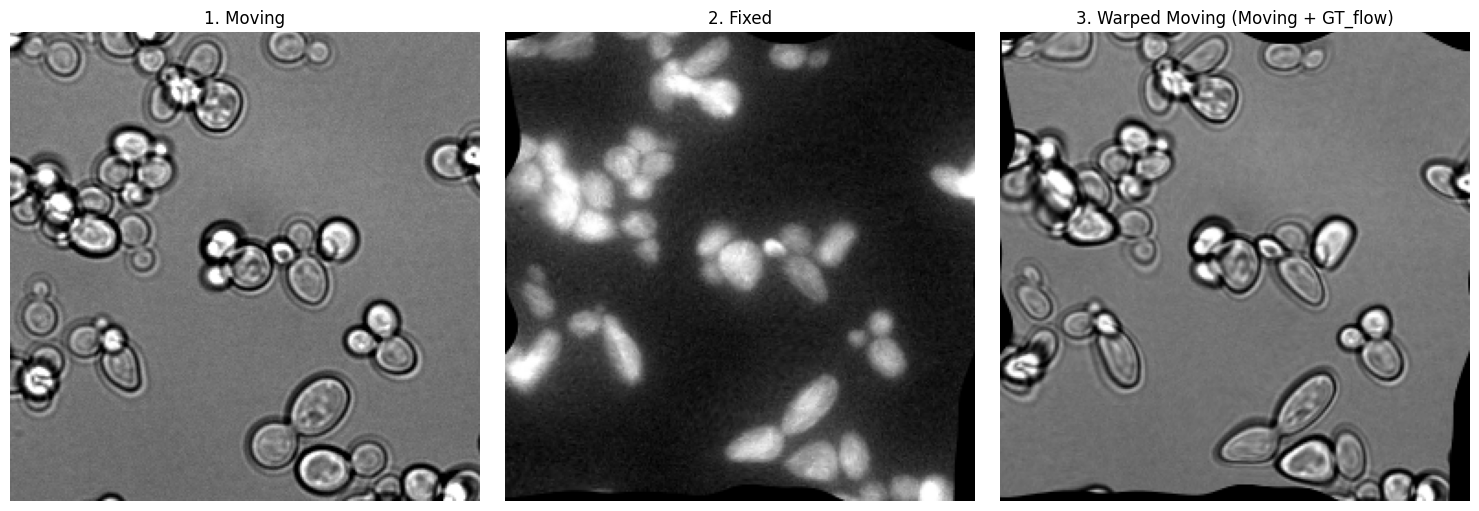
#> input picture cross_modal_alignment_check.png, 1479 x 511 px
$ python -i main.py   (imports and definitions only)   (older library calls are emulated)
#> lines starting #> are read from the running program, lines starting #| are printed output that depends on the picture; after the words box and inside, x2 and y2 are one past the last pixel; in counts of white or black regions, pixels touching at a corner belong together
#> further down, picture is the input picture: shape (511, 1479); min 0, max 255, mean 114.7
#!/usr/bin/env python3
"""
特征提取脚本 —— 针对 IDR 多通道医学影像数据集。
从每个 Study 的 Hub（细胞核通道）与 Source（其他模态）图像中提取多维特征，
输出统一 CSV，便于后续配准难度评估和模态差异分析。

特性:
  - 自动识别 Hub/Source 通道映射（基于预定义规则）
  - 多维度特征: 亮度统计、直方图、纹理 (GLCM)、梯度、频域、图像质量
  - 支持断点续跑 (checkpoint)
  - 可配置参数（百分位截断、GLCM 距离/角度、频域带数等）

数据路径约定:
  /data2/xujr/idr_data/test_feature/
      <StudyID>/
          <Screen>/
              channel_<N>/
                  *.tiff

输出: feature_test/features.csv (可配置)
"""

import os
import sys
import json
import time
import random
import argparse
from pathlib import Path
from collections import defaultdict
from typing import Dict, List, Tuple, Optional, Any

import numpy as np
import pandas as pd
import tifffile
from scipy import ndimage, stats, signal
from skimage.feature import graycomatrix, graycoprops
from skimage.filters import sobel
from tqdm import tqdm

# ──────────────────────────────────────────────────────────────
# 全局配置 — 按 Study 定义 Hub 与 Source 通道索引
# ──────────────────────────────────────────────────────────────

STUDY_CHANNEL_CONFIG: Dict[str, Dict[str, Any]] = {
    "idr0003-breker-plasticity": {
        "hub_channels": [2],           # Ch2 = Cherry/H2B
        "hub_label": "H2B",
        "source_channels": {
            0: "GFP",
            1: "Transmitted",
        },
    },
    "idr0037-vigilante-hipsci": {
        "hub_channels": [0],           # Ch0 = DAPI
        "hub_label": "DAPI",
        "source_channels": {
            1: "Alexa488",
            2: "CellMask",
            3: "Brightfield",
        },
    },
    "idr0056-stojic-lncrnas": {
        "hub_channels": [3],           # Ch3 = Hoechst (DNA) — universal hub
        "hub_label": "Hoechst",
        # screenA 与 screenB/C 的 Source 通道物理含义不同
        "source_channels": {
            0: "Tubulin",
            1: "CEP215",
            2: "Phalloidin",
        },
        "screen_configs": {
            "screenB": {0: "alpha-Tubulin", 1: "gamma-Tubulin", 2: "phospho-H3"},
            "screenC": {0: "alpha-Tubulin", 1: "gamma-Tubulin", 2: "phospho-H3"},
        },
    },
    "idr0080": {
        "hub_channels": [0],           # Ch0 = DNA
        "hub_label": "DNA",
        "source_channels": {1: "Ch1", 2: "Ch2", 3: "Ch3", 4: "Ch4"},
    },
    "idr0081": {
        "hub_channels": [0],           # Ch0 = DAPI
        "hub_label": "DAPI",
        "source_channels": {1: "FITC"},
    },
    "idr0086": {
        "hub_channels": [1],           # Ch1 = DAPI
        "hub_label": "DAPI",
        "source_channels": {0: "488"},
    },
    "idr0161": {
        "hub_channels": "auto_nuclei",
        "hub_label": "Nuclei",
        "source_channels": "auto_protein",
    },
    "idr0163": {
        "hub_channels": "auto_nuclei",
        "hub_label": "DAPI/Hoechst",
        "source_channels": "auto_protein",
    },
}


# ──────────────────────────────────────────────────────────────
# 特征提取函数
# ──────────────────────────────────────────────────────────────

def percentile_clip(img: np.ndarray, low: float = 1.0, high: float = 99.0) -> np.ndarray:
    """百分位截断，避免异常值干扰后续统计。"""
#> called with low = 1, high = 99
    pl, ph = np.percentile(img, [low, high])
#> pl = 0; ph = 255
    return np.clip(img, pl, ph)


def extract_intensity_features(img: np.ndarray, clip_percentile: bool = True) -> Dict[str, float]:
    """亮度统计特征。"""
    if clip_percentile:
        img = percentile_clip(img, 1.0, 99.0)
    feats = {}
    feats["int_mean"] = float(np.mean(img))
    feats["int_std"] = float(np.std(img))
    feats["int_min"] = float(np.min(img))
    feats["int_max"] = float(np.max(img))
    for p in [1, 5, 10, 25, 50, 75, 90, 95, 99]:
        feats[f"int_p{p:02d}"] = float(np.percentile(img, p))
#> after the loop, feats = 13 items
    feats["int_skewness"] = float(stats.skew(img.ravel()))
    feats["int_kurtosis"] = float(stats.kurtosis(img.ravel()))
    feats["int_dynamic_range"] = feats["int_p99"] - feats["int_p01"]
    # SNR 估计 (均值 / 标准差)
    feats["int_snr"] = feats["int_mean"] / (feats["int_std"] + 1e-8)
    return feats


def extract_histogram_features(img: np.ndarray, bins: int = 256) -> Dict[str, float]:
    """直方图形状特征。"""
#> called with bins = 256
    hist, _ = np.histogram(img.ravel(), bins=bins, density=True)
#> hist = 256 values, max 0.125 at index 255, min 0.000266 at index 237, mean 0.00392
    hist = hist / (hist.sum() + 1e-12)
#> hist = 256 values, max 0.124 at index 255, min 0.000265 at index 237, mean 0.00391
    feats = {}
    feats["hist_entropy"] = float(-np.sum(hist * np.log(hist + 1e-12)))
    # 峰度（直方图最大值的倒数，衡量多峰性）
    feats["hist_max_peak"] = float(np.max(hist))
    # 超过均值 10% 的 bin 数量
    feats["hist_active_bins"] = float(np.sum(hist > 0.1 * np.mean(hist)))
    return feats


def extract_glcm_features(img: np.ndarray, levels: int = 64,
                          distances: List[int] = None,
                          angles: List[float] = None) -> Dict[str, float]:
    """GLCM 纹理特征。"""
#> called with levels = 64
    if distances is None:
        distances = [1, 3]
    if angles is None:
        angles = [0, np.pi / 4, np.pi / 2, 3 * np.pi / 4]
    # 量化到 levels 级
    img_clip = percentile_clip(img, 1.0, 99.0)
    img_q = np.floor((img_clip - img_clip.min()) / (img_clip.max() - img_clip.min() + 1e-8) * (levels - 1)).astype(np.uint8)
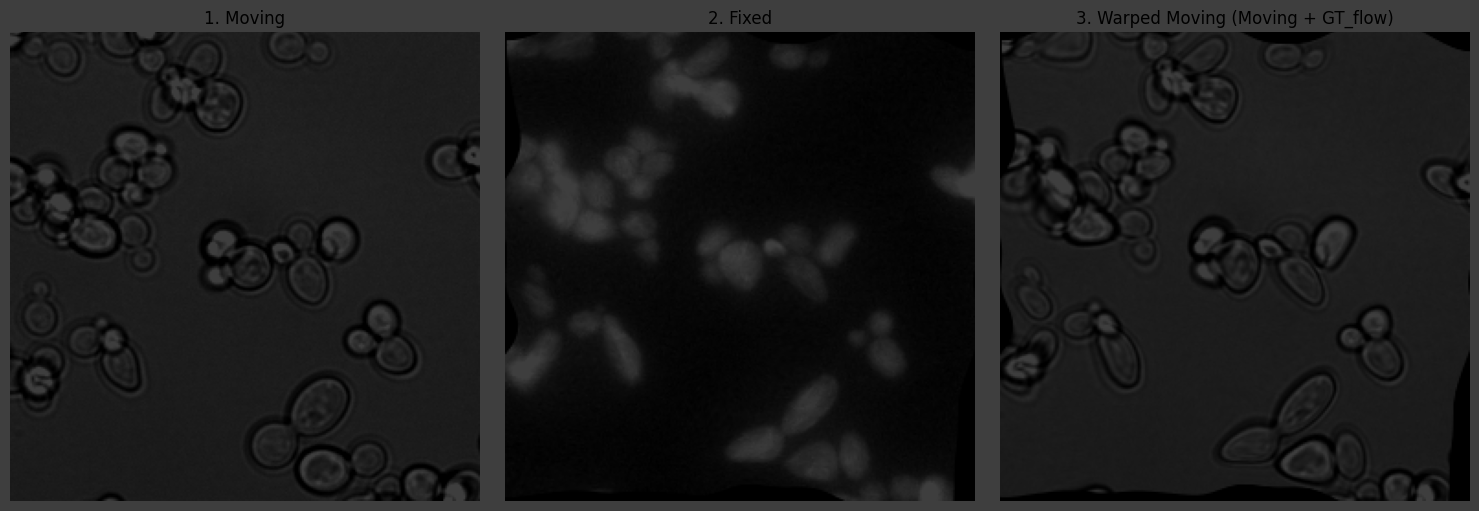
#> img_q: shape (511, 1479); min 0, max 62, mean 27.8

    glcm = graycomatrix(img_q, distances=distances, angles=angles,
                        levels=levels, symmetric=True, normed=True)
    feats = {}
    for prop in ["contrast", "dissimilarity", "homogeneity", "energy", "correlation", "ASM"]:
        vals = graycoprops(glcm, prop).ravel()
        feats[f"glcm_{prop}_mean"] = float(np.mean(vals))
        feats[f"glcm_{prop}_std"] = float(np.std(vals))
#> this loop made 6 passes
#> vals on passes 1 to 6: [17.63, 32.31, 16.39, 32.43, 60.72, 69.87, 62.59, 70.58], [1.26, 1.9, 1.28, 1.93, 3.14, 3.3, 3.27, 3.34], [0.692, 0.614, 0.682, 0.611, 0.521, 0.516, 0.509, 0.513], [0.164, 0.152, 0.162, 0.152, 0.142, 0.138, 0.138, 0.137], [0.971, 0.947, 0.973, 0.946, 0.9, 0.884, 0.896, 0.882], [0.027, 0.0231, 0.0264, 0.023, 0.02, 0.019, 0.0191, 0.0189]
#> after the loop, feats = 12 items
    return feats


def extract_gradient_features(img: np.ndarray) -> Dict[str, float]:
    """梯度 / 边缘特征。"""
    img_f = img.astype(np.float32)
    grad = sobel(img_f)
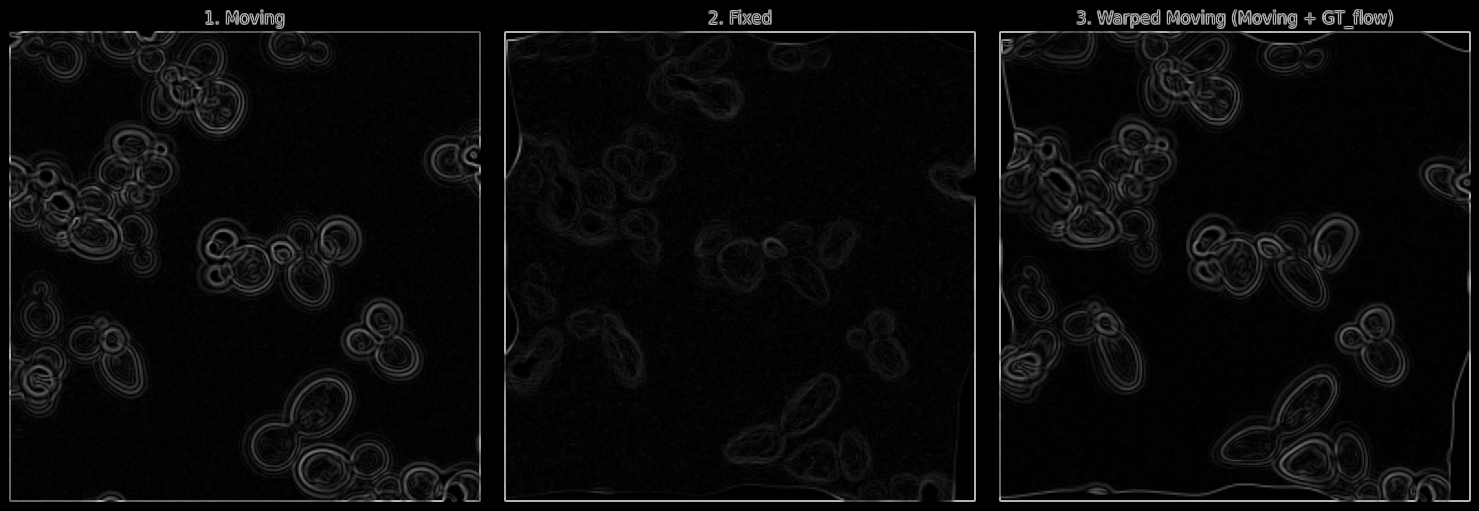
#> grad: shape (511, 1479) float32; min 0, max 191.4, mean 10.6
    feats = {}
    feats["grad_mean"] = float(np.mean(grad))
    feats["grad_std"] = float(np.std(grad))
    feats["grad_p90"] = float(np.percentile(grad, 90))
    feats["grad_p95"] = float(np.percentile(grad, 95))
    # 边缘密度: 梯度幅值 > 均值 + 1*std 的像素占比
    edge_mask = grad > (feats["grad_mean"] + feats["grad_std"])
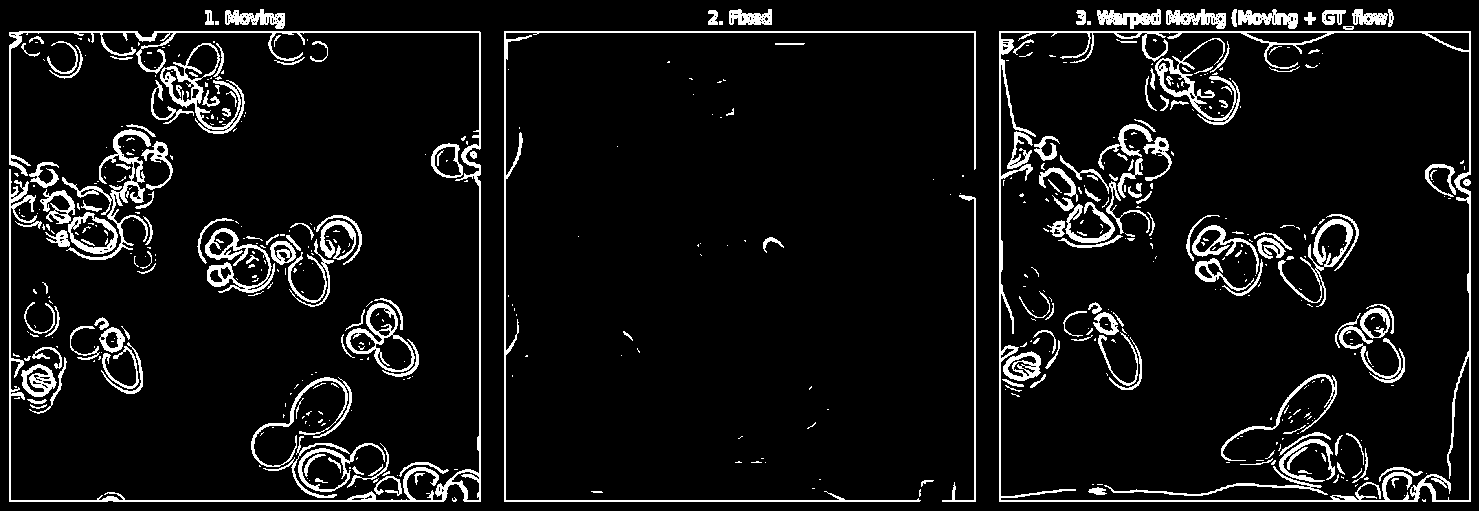
#> edge_mask: shape (511, 1479) bool; 7.7% white; 568 white regions (372 under 20 px), largest, box (x1, y1, x2, y2) and area: (999, 31, 1471, 502) 7084, (9, 31, 481, 502) 6531, (504, 31, 976, 502) 3367
    feats["edge_density"] = float(np.mean(edge_mask))
    return feats


def extract_frequency_features(img: np.ndarray, num_bands: int = 6) -> Dict[str, float]:
    """频域能量分布特征。"""
#> called with num_bands = 6
    fft = np.fft.fftshift(np.fft.fft2(img.astype(np.float32)))
    power = np.abs(fft) ** 2
    h, w = power.shape
#> h = 511; w = 1479
    cy, cx = h // 2, w // 2
#> cy = 255; cx = 739
    # 构建径向距离图
    y, x = np.ogrid[:h, :w]
#> y = 511 values from 0 to 510
    r = np.sqrt((y - cy) ** 2 + (x - cx) ** 2)
    max_r = np.sqrt(cy ** 2 + cx ** 2)
#> max_r = 781.8
    feats = {}
    for i in range(1, num_bands + 1):
        r_low = max_r * (i - 1) / num_bands
        r_high = max_r * i / num_bands
        mask = (r >= r_low) & (r < r_high)
        band_energy = power[mask].sum()
        feats[f"freq_band_{i:02d}_energy"] = float(band_energy)
#> this loop made 6 passes
#> band_energy on passes 1 to 6: 1.03e+16, 7.95e+13, 2.29e+13, 1.1e+13, 6.19e+12, 3.75e+12
#> after the loop, feats = {'freq_band_01_energy': 1.03e+16, 'freq_band_02_energy': 7.95e+13, 'freq_band_03_energy': 2.29e+13, 'freq_band_04_energy': 1.1e+13, 'freq_band_05_energy': 6.19e+12, 'freq_band_06_energy': 3.75e+12}
    total_energy = power.sum()
#> total_energy = 1.04e+16
    for i in range(1, num_bands + 1):
        feats[f"freq_band_{i:02d}_ratio"] = feats[f"freq_band_{i:02d}_energy"] / (total_energy + 1e-12)
#> after the loop, feats = 12 items
    feats["freq_total_energy"] = float(total_energy)
    # 低频 vs 高频能量比
    low_energy = sum(feats[f"freq_band_{i:02d}_energy"] for i in range(1, 3))
#> low_energy = 1.04e+16
    high_energy = sum(feats[f"freq_band_{i:02d}_energy"] for i in range(5, num_bands + 1))
#> high_energy = 9.94e+12
    feats["freq_low_high_ratio"] = float(low_energy / (high_energy + 1e-12))
    return feats


def extract_all_features(img: np.ndarray) -> Dict[str, float]:
    """聚合全部特征。"""
    features = {}
    features.update(extract_intensity_features(img))
    features.update(extract_histogram_features(img))
    features.update(extract_glcm_features(img))
    features.update(extract_gradient_features(img))
    features.update(extract_frequency_features(img))
    return features


# ──────────────────────────────────────────────────────────────
# 数据发现与配对
# ──────────────────────────────────────────────────────────────

def discover_studies(data_root: Path) -> List[Path]:
    """发现所有 Study 目录。"""
    return sorted([p for p in data_root.iterdir() if p.is_dir()])


# [226 lines left out: functions get_study_config, auto_detect_nuclei_channels, pair_images, process_dataset, main, not called in this run]


# [2 lines not run here, left out]

>>> import cv2
>>> picture = cv2.imread('../cross_modal_alignment_check.png', cv2.IMREAD_GRAYSCALE)
>>> result = extract_all_features(picture)
#> result = 51 items
